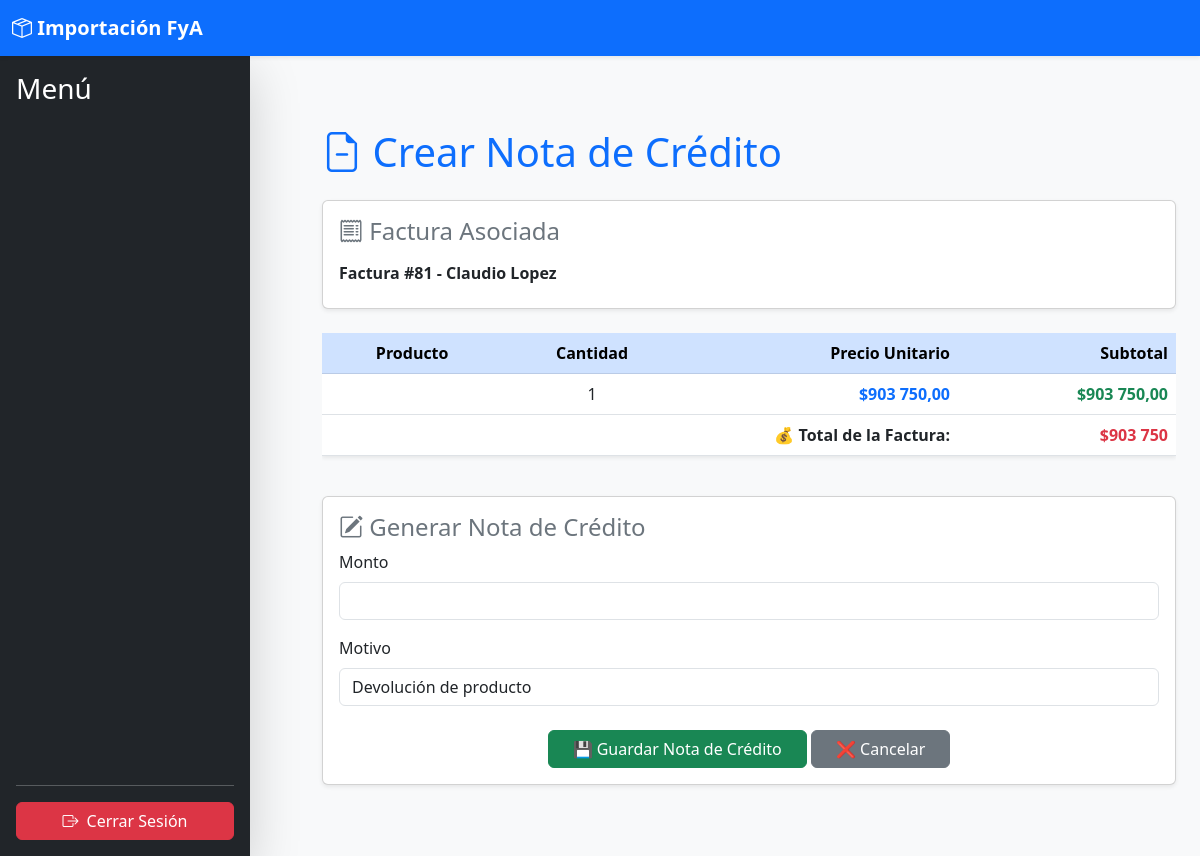
The page /facturacion/notas-credito/nueva/81/ on the database its author committed.
### facturacion/models.py (models this page shows, shortened)
class Factura(models.Model):
    cliente = models.ForeignKey(Cliente, on_delete=models.CASCADE, related_name='facturas')
    fecha = models.DateTimeField(auto_now_add=True)
    dolar_venta = models.DecimalField(max_digits=10, decimal_places=2, default=0)  # Dólar al momento de la venta
    pago_pesos = models.DecimalField(max_digits=10, decimal_places=2, default=0)  # Monto en pesos
    pago_dolares = models.DecimalField(max_digits=10, decimal_places=2, default=0)  # Monto en dólares
    metodo_pago = models.CharField(
        max_length=20,
        choices=[
            ('pesos', 'Pesos'),
            ('dolares', 'Dólares'),
            ('mixto', 'Mixto')
        ],
        default='pesos'
    )
    total = models.DecimalField(max_digits=10, decimal_places=2, default=0)
    vuelto = models.DecimalField(max_digits=10, decimal_places=2, default=0)
    observaciones = models.TextField(blank=True, null=True)  # Nuevo campo agregado
    vuelto_entregado = models.BooleanField(default=False, verbose_name="¿Vuelto entregado?")  # ✅ Nuevo campo

class DetalleFactura(models.Model):
    factura = models.ForeignKey(Factura, on_delete=models.CASCADE, related_name='detalles')
    producto_iphone = models.ForeignKey(Iphone, on_delete=models.SET_NULL, null=True, blank=True)
    producto_mac = models.ForeignKey(Mac, on_delete=models.SET_NULL, null=True, blank=True)
    producto_accesorio = models.ForeignKey(Accesorio, on_delete=models.SET_NULL, null=True, blank=True)
    precio_unitario = models.DecimalField(max_digits=10, decimal_places=2)
    cantidad = models.PositiveIntegerField()
    subtotal = models.DecimalField(max_digits=10, decimal_places=2, default=0.00)

### accounts/models.py (models this page shows, shortened)
class Cliente(models.Model):
    id = models.AutoField(primary_key=True)
    nombre = models.CharField(max_length=100)
    apellido = models.CharField(max_length=100)
    email = models.EmailField(unique=True)
    telefono = models.CharField(max_length=15, blank=True, null=True)
    direccion = models.TextField(blank=True, null=True)
    notas = models.TextField(blank=True, null=True)
    fecha_registro = models.DateTimeField(default=now)

### facturacion/views.py (the view)
# urls.py: path('notas-credito/nueva/<int:factura_id>/', views.crear_nota_credito, name='crear_nota_credito'),
def crear_nota_credito(request, factura_id):
    factura = get_object_or_404(Factura, id=factura_id)
    detalles = factura.detalles.all()  # Obtener los detalles de la factura
    if request.method == 'POST':
        form = NotaCreditoForm(request.POST)
        if form.is_valid():
            nota_credito = form.save(commit=False)
            nota_credito.factura = factura
            nota_credito.cliente = factura.cliente  # Asigna automáticamente el cliente
            nota_credito.usuario_creador = request.user.username  # Asigna el usuario creador
            nota_credito.save()
            messages.success(request, f"Nota de Crédito #{nota_credito.id} creada exitosamente.")
            return redirect('facturacion:listar_notas_credito')
        else:
            messages.error(request, "Por favor corrige los errores en el formulario.")
    else:
        form = NotaCreditoForm()
    total_factura = detalles.aggregate(total=Sum('subtotal'))['total'] or 0
    return render(request, 'facturacion/crear_nota_credito.html', {
        'form': form,
        'factura': factura,
        'detalles': detalles,  # Pasar los detalles al contexto
        'total_factura': total_factura,  # Pasar el total de la factura al contexto
    })

### facturacion/forms.py (shortened to what this page needs)
class NotaCreditoForm(forms.ModelForm):
    monto = forms.DecimalField(
        widget=forms.NumberInput(attrs={'class': 'form-control'}),
        label='Monto',
        min_value=0.01
    )
    motivo = forms.ChoiceField(
        choices=NotaCredito.MOTIVO_CHOICES,
        widget=forms.Select(attrs={'class': 'form-control'}),
        label='Motivo'
    )
    class Meta:
        model = NotaCredito
        fields = ['monto', 'motivo']

### facturacion/templates/facturacion/crear_nota_credito.html (shortened to what this page needs)
{% extends 'core/base.html' %}
{% load humanize %}
{% block content %}
<div class="container mt-5">
    <h1 class="mb-4 text-primary"><i class="bi bi-file-earmark-minus"></i> Crear Nota de Crédito</h1>
    <div class="card shadow-sm mb-4">
        <div class="card-body">
            <h4 class="card-title text-secondary"><i class="bi bi-receipt"></i> Factura Asociada</h4>
            <p class="form-control-plaintext fw-bold">
                Factura #{{ factura.id }} - {{ factura.cliente.nombre }} {{ factura.cliente.apellido }}
            </p>
        </div>
    </div>
    <div class="table-responsive">
        <table class="table table-hover shadow-sm text-center align-middle">
            <thead class="table-primary">
                <tr>
                    <th class="text-center">Producto</th>
                    <th class="text-center">Cantidad</th>
                    <th class="text-end">Precio Unitario</th>
                    <th class="text-end">Subtotal</th>
                </tr>
            </thead>
            <tbody>
                {% for detalle in detalles %}
                <tr>
                    <td class="text-center">{{ detalle.producto }}</td>
                    <td class="text-center">{{ detalle.cantidad }}</td>
                    <td class="text-end text-primary fw-bold">${{ detalle.precio_unitario|intcomma }}</td>
                    <td class="text-end text-success fw-bold">${{ detalle.subtotal|intcomma }}</td>
                </tr>
                {% endfor %}
            </tbody>
            <tfoot>
                <tr class="bg-light fw-bold">
                    <td colspan="3" class="text-end">💰 Total de la Factura:</td>
                    <td class="text-end text-danger fw-bold">${{ total_factura|intcomma }}</td>
                </tr>
            </tfoot>
        </table>
    </div>
    <div class="card shadow-sm mt-4">
        <div class="card-body">
            <h4 class="card-title text-secondary"><i class="bi bi-pencil-square"></i> Generar Nota de Crédito</h4>
            <form method="post" novalidate>
                <div class="mb-3">
                    <label for="monto" class="form-label">Monto</label>
                    {{ form.monto }}
                </div>
                <div class="mb-3">
                    <label for="motivo" class="form-label">Motivo</label>
                    {{ form.motivo }}
                </div>
                <div class="text-center mt-4">
                    <button type="submit" class="btn btn-success px-4">💾 Guardar Nota de Crédito</button>
                    <a href="{% url 'facturacion:listar_notas_credito' %}" class="btn btn-secondary px-4">❌ Cancelar</a>
                </div>
            </form>
        </div>
    </div>
</div>
{% endblock %}

### rows shown on the page
Factura: id "81", cliente.nombre "Claudio", cliente.apellido "Lopez"
DetalleFactura: cantidad "1", precio_unitario "903 750,00", subtotal "903 750,00"

### other values the page prints
{{ total_factura|intcomma }} "903 750"
